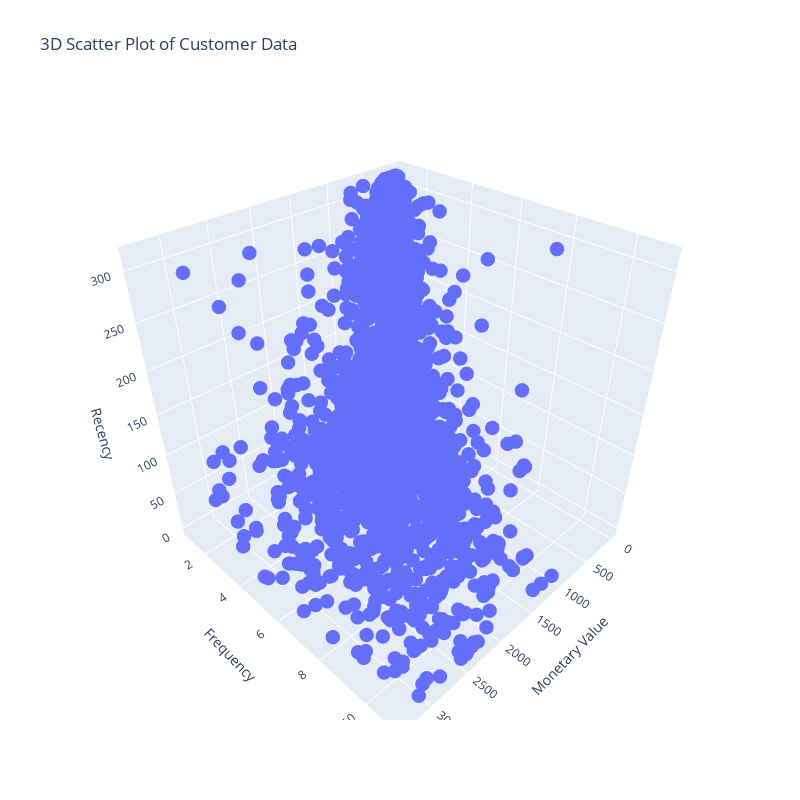

The code cell stored with this chart in its notebook:
### Code cell
fig = px.scatter_3d(clean_outliers,
                    x='MonetaryValue',
                    y='Frequency',
                    z='Recency',
                    title='3D Scatter Plot of Customer Data',
                    labels={'MonetaryValue': 'Monetary Value', 
                            'Frequency': 'Frequency', 
                            'Recency': 'Recency'})

fig.update_traces(marker=dict(size=5))
fig.update_layout(
    width=800, 
    height=800  
)
fig.show()

### Figure 1 — Plotly figure (JSON) as saved in the notebook; plotly's stock layout.template omitted (floating-point values rounded to 4 significant figures; data arrays with more than 128 entries replaced by an {"elided": "..."} marker saying what was removed)
{"data": [{"hovertemplate": "Monetary Value=%{x}<br>Frequency=%{y}<br>Recency=%{z}<extra></extra>", "legendgroup": "", "marker": {"color": "#636efa", "size": 5, "symbol": "circle"}, "mode": "markers", "name": "", "scene": "scene", "showlegend": false, "type": "scatter3d", "x": {"elided": "3620 float values"}, "y": {"elided": "3620 int values"}, "z": {"elided": "3620 int values"}}], "layout": {"height": 800, "legend": {"tracegroupgap": 0}, "scene": {"domain": {"x": [0, 1], "y": [0, 1]}, "xaxis": {"title": {"text": "Monetary Value"}}, "yaxis": {"title": {"text": "Frequency"}}, "zaxis": {"title": {"text": "Recency"}}}, "title": {"text": "3D Scatter Plot of Customer Data"}, "width": 800}}
